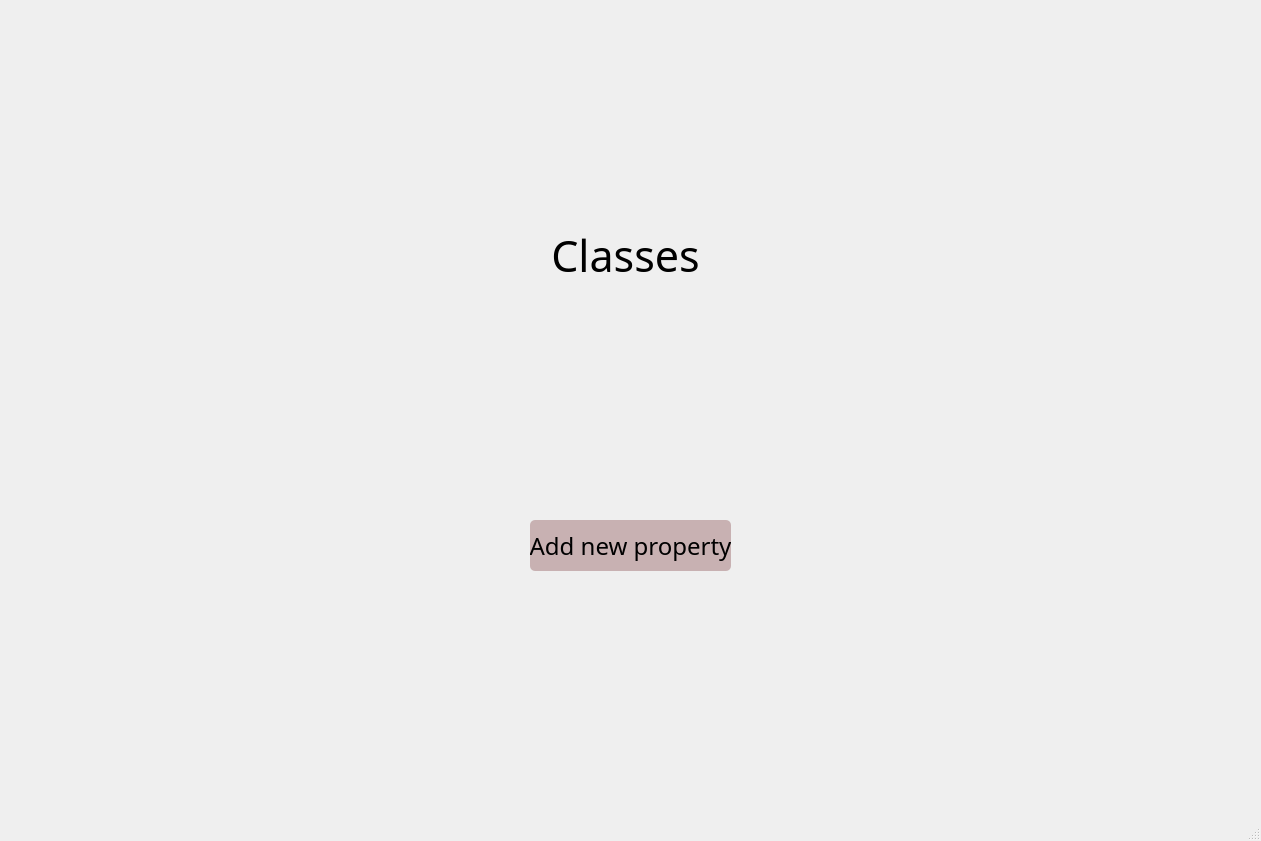
<?xml version="1.0" encoding="UTF-8"?>
<ui version="4.0">
 <class>MainWindow</class>
 <widget class="QMainWindow" name="MainWindow">
  <property name="geometry">
   <rect>
    <x>0</x>
    <y>0</y>
    <width>1261</width>
    <height>841</height>
   </rect>
  </property>
  <property name="windowTitle">
   <string>MainWindow</string>
  </property>
  <widget class="QWidget" name="centralwidget">
   <widget class="QLabel" name="label_4">
    <property name="geometry">
     <rect>
      <x>-20</x>
      <y>-10</y>
      <width>1261</width>
      <height>841</height>
     </rect>
    </property>
    <property name="text">
     <string/>
    </property>
    <property name="pixmap">
     <pixmap>../../Users/maria/Downloads/mnrl.FmiML.jpg</pixmap>
    </property>
   </widget>
   <widget class="QLabel" name="label_5">
    <property name="geometry">
     <rect>
      <x>500</x>
      <y>220</y>
      <width>251</width>
      <height>71</height>
     </rect>
    </property>
    <property name="font">
     <font>
      <family>Felix Titling</family>
      <pointsize>32</pointsize>
      <weight>50</weight>
      <italic>false</italic>
      <bold>false</bold>
      <underline>false</underline>
      <strikeout>false</strikeout>
      <kerning>true</kerning>
     </font>
    </property>
    <property name="lineWidth">
     <number>20</number>
    </property>
    <property name="midLineWidth">
     <number>20</number>
    </property>
    <property name="text">
     <string>Classes</string>
    </property>
    <property name="alignment">
     <set>Qt::AlignCenter</set>
    </property>
    <property name="wordWrap">
     <bool>false</bool>
    </property>
   </widget>
   <widget class="QPushButton" name="pushButton_2">
    <property name="geometry">
     <rect>
      <x>530</x>
      <y>520</y>
      <width>201</width>
      <height>51</height>
     </rect>
    </property>
    <property name="font">
     <font>
      <family>Centaur</family>
      <pointsize>18</pointsize>
      <weight>50</weight>
      <italic>false</italic>
      <bold>false</bold>
     </font>
    </property>
    <property name="styleSheet">
     <string notr="true">QPushButton{
background-color: rgb(200, 177, 178);
border: 2px ;
border-radius: 5px;
}</string>
    </property>
    <property name="text">
     <string>Add new property</string>
    </property>
   </widget>
   <widget class="QWidget" name="gridLayoutWidget">
    <property name="geometry">
     <rect>
      <x>100</x>
      <y>299</y>
      <width>1041</width>
      <height>201</height>
     </rect>
    </property>
    <layout class="QGridLayout" name="gridLayout_2"/>
   </widget>
  </widget>
  <widget class="QMenuBar" name="menubar">
   <property name="geometry">
    <rect>
     <x>0</x>
     <y>0</y>
     <width>1261</width>
     <height>26</height>
    </rect>
   </property>
  </widget>
  <widget class="QStatusBar" name="statusbar"/>
 </widget>
 <resources/>
 <connections/>
</ui>
